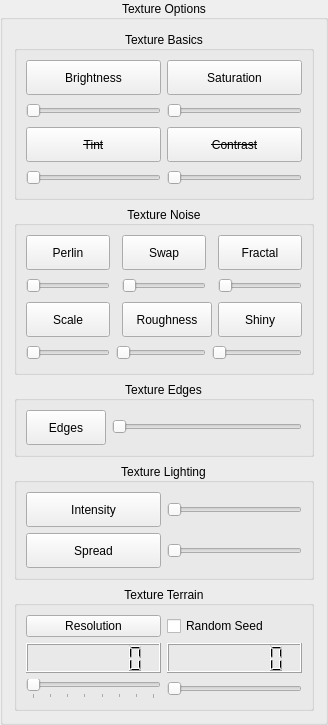
       <widget class="QGroupBox" name="texture_options_group">
        <property name="sizePolicy">
         <sizepolicy hsizetype="Expanding" vsizetype="Preferred">
          <horstretch>0</horstretch>
          <verstretch>0</verstretch>
         </sizepolicy>
        </property>
        <property name="minimumSize">
         <size>
          <width>255</width>
          <height>520</height>
         </size>
        </property>
        <property name="title">
         <string>Texture Options</string>
        </property>
        <property name="alignment">
         <set>Qt::AlignmentFlag::AlignCenter</set>
        </property>
        <layout class="QVBoxLayout" name="verticalLayout">
         <item>
          <widget class="QGroupBox" name="textureOptionsGroup">
           <property name="title">
            <string>Texture Basics</string>
           </property>
           <property name="alignment">
            <set>Qt::AlignmentFlag::AlignCenter</set>
           </property>
           <property name="checkable">
            <bool>false</bool>
           </property>
           <layout class="QGridLayout" name="gridLayout_13">
            <item row="4" column="0">
             <widget class="QSlider" name="texture_tint">
              <property name="sizePolicy">
               <sizepolicy hsizetype="Expanding" vsizetype="Fixed">
                <horstretch>0</horstretch>
                <verstretch>0</verstretch>
               </sizepolicy>
              </property>
              <property name="minimumSize">
               <size>
                <width>0</width>
                <height>20</height>
               </size>
              </property>
              <property name="orientation">
               <enum>Qt::Orientation::Horizontal</enum>
              </property>
             </widget>
            </item>
            <item row="1" column="1">
             <widget class="QSlider" name="texture_saturation">
              <property name="sizePolicy">
               <sizepolicy hsizetype="Expanding" vsizetype="Fixed">
                <horstretch>0</horstretch>
                <verstretch>0</verstretch>
               </sizepolicy>
              </property>
              <property name="minimumSize">
               <size>
                <width>0</width>
                <height>20</height>
               </size>
              </property>
              <property name="toolTip">
               <string>If enabled, a new random seed will be generated on each run.</string>
              </property>
              <property name="accessibleName">
               <string>Saturation</string>
              </property>
              <property name="orientation">
               <enum>Qt::Orientation::Horizontal</enum>
              </property>
             </widget>
            </item>
            <item row="3" column="0">
             <widget class="QPushButton" name="texture_tint_reset">
              <property name="sizePolicy">
               <sizepolicy hsizetype="Minimum" vsizetype="Fixed">
                <horstretch>0</horstretch>
                <verstretch>0</verstretch>
               </sizepolicy>
              </property>
              <property name="minimumSize">
               <size>
                <width>0</width>
                <height>35</height>
               </size>
              </property>
              <property name="font">
               <font>
                <strikeout>true</strikeout>
               </font>
              </property>
              <property name="text">
               <string>Tint</string>
              </property>
             </widget>
            </item>
            <item row="1" column="0">
             <widget class="QSlider" name="texture_brightness">
              <property name="sizePolicy">
               <sizepolicy hsizetype="Expanding" vsizetype="Fixed">
                <horstretch>0</horstretch>
                <verstretch>0</verstretch>
               </sizepolicy>
              </property>
              <property name="minimumSize">
               <size>
                <width>0</width>
                <height>20</height>
               </size>
              </property>
              <property name="toolTip">
               <string>Adjusts brightness of the texture.</string>
              </property>
              <property name="accessibleName">
               <string>Brightness</string>
              </property>
              <property name="orientation">
               <enum>Qt::Orientation::Horizontal</enum>
              </property>
             </widget>
            </item>
            <item row="0" column="0">
             <widget class="QPushButton" name="texture_brightness_reset">
              <property name="sizePolicy">
               <sizepolicy hsizetype="Minimum" vsizetype="Fixed">
                <horstretch>0</horstretch>
                <verstretch>0</verstretch>
               </sizepolicy>
              </property>
              <property name="minimumSize">
               <size>
                <width>0</width>
                <height>35</height>
               </size>
              </property>
              <property name="text">
               <string>Brightness</string>
              </property>
             </widget>
            </item>
            <item row="4" column="1">
             <widget class="QSlider" name="texture_contrast">
              <property name="sizePolicy">
               <sizepolicy hsizetype="Expanding" vsizetype="Fixed">
                <horstretch>0</horstretch>
                <verstretch>0</verstretch>
               </sizepolicy>
              </property>
              <property name="minimumSize">
               <size>
                <width>0</width>
                <height>20</height>
               </size>
              </property>
              <property name="toolTip">
               <string>Rate of decay in detail strength.</string>
              </property>
              <property name="accessibleName">
               <string>Detail Strength Decay</string>
              </property>
              <property name="orientation">
               <enum>Qt::Orientation::Horizontal</enum>
              </property>
             </widget>
            </item>
            <item row="3" column="1">
             <widget class="QPushButton" name="texture_contrast_reset">
              <property name="sizePolicy">
               <sizepolicy hsizetype="Minimum" vsizetype="Fixed">
                <horstretch>0</horstretch>
                <verstretch>0</verstretch>
               </sizepolicy>
              </property>
              <property name="minimumSize">
               <size>
                <width>0</width>
                <height>35</height>
               </size>
              </property>
              <property name="font">
               <font>
                <strikeout>true</strikeout>
               </font>
              </property>
              <property name="text">
               <string>Contrast</string>
              </property>
             </widget>
            </item>
            <item row="0" column="1">
             <widget class="QPushButton" name="texture_saturation_reset">
              <property name="sizePolicy">
               <sizepolicy hsizetype="Minimum" vsizetype="Fixed">
                <horstretch>0</horstretch>
                <verstretch>0</verstretch>
               </sizepolicy>
              </property>
              <property name="minimumSize">
               <size>
                <width>0</width>
                <height>35</height>
               </size>
              </property>
              <property name="text">
               <string>Saturation</string>
              </property>
             </widget>
            </item>
           </layout>
          </widget>
         </item>
         <item>
          <widget class="QGroupBox" name="TextureNoiseGroup">
           <property name="minimumSize">
            <size>
             <width>0</width>
             <height>150</height>
            </size>
           </property>
           <property name="title">
            <string>Texture Noise</string>
           </property>
           <property name="alignment">
            <set>Qt::AlignmentFlag::AlignCenter</set>
           </property>
           <property name="checkable">
            <bool>false</bool>
           </property>
           <layout class="QGridLayout" name="gridLayout_12">
            <item row="3" column="4">
             <widget class="QSlider" name="texture_fractal">
              <property name="sizePolicy">
               <sizepolicy hsizetype="Expanding" vsizetype="Fixed">
                <horstretch>0</horstretch>
                <verstretch>0</verstretch>
               </sizepolicy>
              </property>
              <property name="minimumSize">
               <size>
                <width>0</width>
                <height>20</height>
               </size>
              </property>
              <property name="toolTip">
               <string>Number of octaves in fractal noise.</string>
              </property>
              <property name="accessibleName">
               <string>Fractal Octaves</string>
              </property>
              <property name="orientation">
               <enum>Qt::Orientation::Horizontal</enum>
              </property>
             </widget>
            </item>
            <item row="0" column="0">
             <widget class="QPushButton" name="texture_perlin_reset">
              <property name="sizePolicy">
               <sizepolicy hsizetype="Minimum" vsizetype="Fixed">
                <horstretch>0</horstretch>
                <verstretch>0</verstretch>
               </sizepolicy>
              </property>
              <property name="minimumSize">
               <size>
                <width>0</width>
                <height>35</height>
               </size>
              </property>
              <property name="font">
               <font>
                <strikeout>false</strikeout>
               </font>
              </property>
              <property name="text">
               <string>Perlin</string>
              </property>
             </widget>
            </item>
            <item row="3" column="2">
             <widget class="QSlider" name="texture_swap">
              <property name="sizePolicy">
               <sizepolicy hsizetype="Expanding" vsizetype="Fixed">
                <horstretch>0</horstretch>
                <verstretch>0</verstretch>
               </sizepolicy>
              </property>
              <property name="minimumSize">
               <size>
                <width>0</width>
                <height>20</height>
               </size>
              </property>
              <property name="orientation">
               <enum>Qt::Orientation::Horizontal</enum>
              </property>
             </widget>
            </item>
            <item row="5" column="0">
             <widget class="QSlider" name="texture_noise">
              <property name="sizePolicy">
               <sizepolicy hsizetype="Expanding" vsizetype="Fixed">
                <horstretch>0</horstretch>
                <verstretch>0</verstretch>
               </sizepolicy>
              </property>
              <property name="minimumSize">
               <size>
                <width>0</width>
                <height>20</height>
               </size>
              </property>
              <property name="toolTip">
               <string>Noise intensity for roughness.</string>
              </property>
              <property name="accessibleName">
               <string>Roughness Noise Scale</string>
              </property>
              <property name="orientation">
               <enum>Qt::Orientation::Horizontal</enum>
              </property>
             </widget>
            </item>
            <item row="5" column="3" colspan="2">
             <widget class="QSlider" name="texture_roughness_base">
              <property name="sizePolicy">
               <sizepolicy hsizetype="Expanding" vsizetype="Fixed">
                <horstretch>0</horstretch>
                <verstretch>0</verstretch>
               </sizepolicy>
              </property>
              <property name="minimumSize">
               <size>
                <width>0</width>
                <height>20</height>
               </size>
              </property>
              <property name="toolTip">
               <string>Base roughness for texture.</string>
              </property>
              <property name="accessibleName">
               <string>Base Roughness</string>
              </property>
              <property name="orientation">
               <enum>Qt::Orientation::Horizontal</enum>
              </property>
             </widget>
            </item>
            <item row="0" column="4">
             <widget class="QPushButton" name="texture_fractal_reset">
              <property name="sizePolicy">
               <sizepolicy hsizetype="Minimum" vsizetype="Fixed">
                <horstretch>0</horstretch>
                <verstretch>0</verstretch>
               </sizepolicy>
              </property>
              <property name="minimumSize">
               <size>
                <width>0</width>
                <height>35</height>
               </size>
              </property>
              <property name="font">
               <font>
                <strikeout>false</strikeout>
               </font>
              </property>
              <property name="text">
               <string>Fractal</string>
              </property>
             </widget>
            </item>
            <item row="4" column="0">
             <widget class="QPushButton" name="texture_noise_reset">
              <property name="sizePolicy">
               <sizepolicy hsizetype="Minimum" vsizetype="Fixed">
                <horstretch>0</horstretch>
                <verstretch>0</verstretch>
               </sizepolicy>
              </property>
              <property name="minimumSize">
               <size>
                <width>0</width>
                <height>35</height>
               </size>
              </property>
              <property name="font">
               <font>
                <strikeout>false</strikeout>
               </font>
              </property>
              <property name="text">
               <string>Scale</string>
              </property>
             </widget>
            </item>
            <item row="3" column="0">
             <widget class="QSlider" name="texture_perlin">
              <property name="sizePolicy">
               <sizepolicy hsizetype="Expanding" vsizetype="Fixed">
                <horstretch>0</horstretch>
                <verstretch>0</verstretch>
               </sizepolicy>
              </property>
              <property name="minimumSize">
               <size>
                <width>0</width>
                <height>20</height>
               </size>
              </property>
              <property name="orientation">
               <enum>Qt::Orientation::Horizontal</enum>
              </property>
             </widget>
            </item>
            <item row="5" column="1" colspan="2">
             <widget class="QSlider" name="texture_roughness">
              <property name="sizePolicy">
               <sizepolicy hsizetype="Expanding" vsizetype="Fixed">
                <horstretch>0</horstretch>
                <verstretch>0</verstretch>
               </sizepolicy>
              </property>
              <property name="minimumSize">
               <size>
                <width>0</width>
                <height>20</height>
               </size>
              </property>
              <property name="toolTip">
               <string>Intensity of surface normals.</string>
              </property>
              <property name="accessibleName">
               <string>Normal Map Strength</string>
              </property>
              <property name="orientation">
               <enum>Qt::Orientation::Horizontal</enum>
              </property>
             </widget>
            </item>
            <item row="0" column="2">
             <widget class="QPushButton" name="texture_swap_reset">
              <property name="sizePolicy">
               <sizepolicy hsizetype="Minimum" vsizetype="Fixed">
                <horstretch>0</horstretch>
                <verstretch>0</verstretch>
               </sizepolicy>
              </property>
              <property name="minimumSize">
               <size>
                <width>0</width>
                <height>35</height>
               </size>
              </property>
              <property name="font">
               <font>
                <strikeout>false</strikeout>
               </font>
              </property>
              <property name="text">
               <string>Swap</string>
              </property>
             </widget>
            </item>
            <item row="4" column="4">
             <widget class="QPushButton" name="texture_roughness_base_reset">
              <property name="sizePolicy">
               <sizepolicy hsizetype="Minimum" vsizetype="Fixed">
                <horstretch>0</horstretch>
                <verstretch>0</verstretch>
               </sizepolicy>
              </property>
              <property name="minimumSize">
               <size>
                <width>0</width>
                <height>35</height>
               </size>
              </property>
              <property name="text">
               <string>Shiny</string>
              </property>
             </widget>
            </item>
            <item row="4" column="2" colspan="2">
             <widget class="QPushButton" name="texture_roughness_reset">
              <property name="sizePolicy">
               <sizepolicy hsizetype="Minimum" vsizetype="Fixed">
                <horstretch>0</horstretch>
                <verstretch>0</verstretch>
               </sizepolicy>
              </property>
              <property name="minimumSize">
               <size>
                <width>0</width>
                <height>35</height>
               </size>
              </property>
              <property name="toolTip">
               <string>Controls height differences on terrain.</string>
              </property>
              <property name="accessibleName">
               <string>Elevation Scale</string>
              </property>
              <property name="text">
               <string>Roughness</string>
              </property>
             </widget>
            </item>
           </layout>
          </widget>
         </item>
         <item>
          <widget class="QGroupBox" name="groupBox_3">
           <property name="minimumSize">
            <size>
             <width>0</width>
             <height>70</height>
            </size>
           </property>
           <property name="title">
            <string>Texture Edges</string>
           </property>
           <property name="alignment">
            <set>Qt::AlignmentFlag::AlignCenter</set>
           </property>
           <layout class="QHBoxLayout" name="horizontalLayout_6">
            <item>
             <widget class="QPushButton" name="texture_edges_reset">
              <property name="sizePolicy">
               <sizepolicy hsizetype="Minimum" vsizetype="Fixed">
                <horstretch>0</horstretch>
                <verstretch>0</verstretch>
               </sizepolicy>
              </property>
              <property name="minimumSize">
               <size>
                <width>0</width>
                <height>35</height>
               </size>
              </property>
              <property name="text">
               <string>Edges</string>
              </property>
             </widget>
            </item>
            <item>
             <widget class="QSlider" name="texture_edges">
              <property name="sizePolicy">
               <sizepolicy hsizetype="Expanding" vsizetype="Fixed">
                <horstretch>0</horstretch>
                <verstretch>0</verstretch>
               </sizepolicy>
              </property>
              <property name="minimumSize">
               <size>
                <width>0</width>
                <height>20</height>
               </size>
              </property>
              <property name="toolTip">
               <string>Radius of the smoothing area at biome edges.</string>
              </property>
              <property name="accessibleName">
               <string>Edge Blend Radius</string>
              </property>
              <property name="orientation">
               <enum>Qt::Orientation::Horizontal</enum>
              </property>
             </widget>
            </item>
           </layout>
          </widget>
         </item>
         <item>
          <widget class="QGroupBox" name="texture_lighting_group">
           <property name="sizePolicy">
            <sizepolicy hsizetype="Preferred" vsizetype="Preferred">
             <horstretch>0</horstretch>
             <verstretch>0</verstretch>
            </sizepolicy>
           </property>
           <property name="minimumSize">
            <size>
             <width>0</width>
             <height>110</height>
            </size>
           </property>
           <property name="font">
            <font>
             <strikeout>false</strikeout>
            </font>
           </property>
           <property name="title">
            <string>Texture Lighting</string>
           </property>
           <property name="alignment">
            <set>Qt::AlignmentFlag::AlignCenter</set>
           </property>
           <property name="checkable">
            <bool>false</bool>
           </property>
           <layout class="QGridLayout" name="gridLayout_11">
            <item row="1" column="0">
             <widget class="QPushButton" name="fade_spread_reset">
              <property name="sizePolicy">
               <sizepolicy hsizetype="Expanding" vsizetype="Preferred">
                <horstretch>0</horstretch>
                <verstretch>0</verstretch>
               </sizepolicy>
              </property>
              <property name="minimumSize">
               <size>
                <width>0</width>
                <height>35</height>
               </size>
              </property>
              <property name="font">
               <font>
                <strikeout>false</strikeout>
               </font>
              </property>
              <property name="toolTip">
               <string>Spread of the edge fade effect.</string>
              </property>
              <property name="accessibleName">
               <string>Fade Spread</string>
              </property>
              <property name="text">
               <string>Spread</string>
              </property>
             </widget>
            </item>
            <item row="0" column="1">
             <widget class="QSlider" name="fade_intensity">
              <property name="sizePolicy">
               <sizepolicy hsizetype="Expanding" vsizetype="Preferred">
                <horstretch>0</horstretch>
                <verstretch>0</verstretch>
               </sizepolicy>
              </property>
              <property name="minimumSize">
               <size>
                <width>0</width>
                <height>20</height>
               </size>
              </property>
              <property name="toolTip">
               <string>Strength of atmospheric edge fade.</string>
              </property>
              <property name="accessibleName">
               <string>Fade Intensity</string>
              </property>
              <property name="orientation">
               <enum>Qt::Orientation::Horizontal</enum>
              </property>
             </widget>
            </item>
            <item row="0" column="0">
             <widget class="QPushButton" name="fade_intensity_reset">
              <property name="sizePolicy">
               <sizepolicy hsizetype="Expanding" vsizetype="Preferred">
                <horstretch>0</horstretch>
                <verstretch>0</verstretch>
               </sizepolicy>
              </property>
              <property name="minimumSize">
               <size>
                <width>0</width>
                <height>35</height>
               </size>
              </property>
              <property name="font">
               <font>
                <strikeout>false</strikeout>
               </font>
              </property>
              <property name="text">
               <string>Intensity</string>
              </property>
             </widget>
            </item>
            <item row="1" column="1">
             <widget class="QSlider" name="fade_spread">
              <property name="sizePolicy">
               <sizepolicy hsizetype="Expanding" vsizetype="Preferred">
                <horstretch>0</horstretch>
                <verstretch>0</verstretch>
               </sizepolicy>
              </property>
              <property name="minimumSize">
               <size>
                <width>0</width>
                <height>20</height>
               </size>
              </property>
              <property name="orientation">
               <enum>Qt::Orientation::Horizontal</enum>
              </property>
             </widget>
            </item>
           </layout>
           <zorder>fade_intensity</zorder>
           <zorder>fade_spread</zorder>
           <zorder>fade_spread_reset</zorder>
           <zorder>fade_intensity_reset</zorder>
          </widget>
         </item>
         <item>
          <widget class="QGroupBox" name="groupBox_4">
           <property name="minimumSize">
            <size>
             <width>0</width>
             <height>120</height>
            </size>
           </property>
           <property name="title">
            <string>Texture Terrain</string>
           </property>
           <property name="alignment">
            <set>Qt::AlignmentFlag::AlignCenter</set>
           </property>
           <layout class="QGridLayout" name="gridLayout_17">
            <item row="2" column="0">
             <widget class="QSlider" name="texture_resolution_scale">
              <property name="sizePolicy">
               <sizepolicy hsizetype="Preferred" vsizetype="Preferred">
                <horstretch>0</horstretch>
                <verstretch>0</verstretch>
               </sizepolicy>
              </property>
              <property name="minimum">
               <number>1</number>
              </property>
              <property name="maximum">
               <number>8</number>
              </property>
              <property name="singleStep">
               <number>1</number>
              </property>
              <property name="sliderPosition">
               <number>1</number>
              </property>
              <property name="orientation">
               <enum>Qt::Orientation::Horizontal</enum>
              </property>
              <property name="tickPosition">
               <enum>QSlider::TickPosition::TicksBelow</enum>
              </property>
              <property name="tickInterval">
               <number>1</number>
              </property>
             </widget>
            </item>
            <item row="1" column="0">
             <widget class="QLCDNumber" name="resolution_display">
              <property name="sizePolicy">
               <sizepolicy hsizetype="Preferred" vsizetype="Preferred">
                <horstretch>0</horstretch>
                <verstretch>0</verstretch>
               </sizepolicy>
              </property>
              <property name="minimumSize">
               <size>
                <width>0</width>
                <height>30</height>
               </size>
              </property>
              <property name="font">
               <font>
                <family>Fixedsys</family>
                <bold>true</bold>
                <strikeout>false</strikeout>
               </font>
              </property>
              <property name="accessibleName">
               <string>Output Resolution</string>
              </property>
              <property name="digitCount">
               <number>7</number>
              </property>
             </widget>
            </item>
            <item row="1" column="2">
             <widget class="QLCDNumber" name="seed_display">
              <property name="sizePolicy">
               <sizepolicy hsizetype="Preferred" vsizetype="Preferred">
                <horstretch>0</horstretch>
                <verstretch>0</verstretch>
               </sizepolicy>
              </property>
              <property name="minimumSize">
               <size>
                <width>0</width>
                <height>30</height>
               </size>
              </property>
              <property name="font">
               <font>
                <family>Fixedsys</family>
                <pointsize>9</pointsize>
                <bold>true</bold>
                <strikeout>false</strikeout>
               </font>
              </property>
              <property name="cursor">
               <cursorShape>IBeamCursor</cursorShape>
              </property>
              <property name="toolTip">
               <string>Current generation seed value</string>
              </property>
              <property name="accessibleName">
               <string>Seed Value</string>
              </property>
              <property name="frameShape">
               <enum>QFrame::Shape::Box</enum>
              </property>
              <property name="digitCount">
               <number>7</number>
              </property>
             </widget>
            </item>
            <item row="2" column="2">
             <widget class="QSlider" name="user_seed">
              <property name="sizePolicy">
               <sizepolicy hsizetype="Preferred" vsizetype="Preferred">
                <horstretch>0</horstretch>
                <verstretch>0</verstretch>
               </sizepolicy>
              </property>
              <property name="minimumSize">
               <size>
                <width>0</width>
                <height>20</height>
               </size>
              </property>
              <property name="toolTip">
               <string>Slider used to select generation seed</string>
              </property>
              <property name="accessibleName">
               <string>User Seed</string>
              </property>
              <property name="maximum">
               <number>99</number>
              </property>
              <property name="orientation">
               <enum>Qt::Orientation::Horizontal</enum>
              </property>
             </widget>
            </item>
            <item row="0" column="0">
             <widget class="QPushButton" name="texture_resolution_scale_reset">
              <property name="text">
               <string>Resolution</string>
              </property>
             </widget>
            </item>
            <item row="0" column="2">
             <widget class="QCheckBox" name="use_random">
              <property name="text">
               <string>Random Seed</string>
              </property>
             </widget>
            </item>
           </layout>
          </widget>
         </item>
        </layout>
       </widget>
